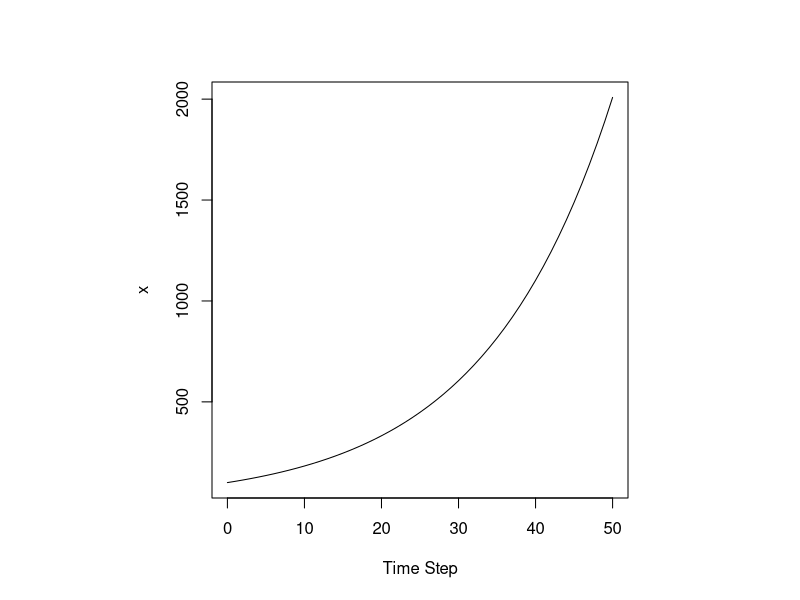
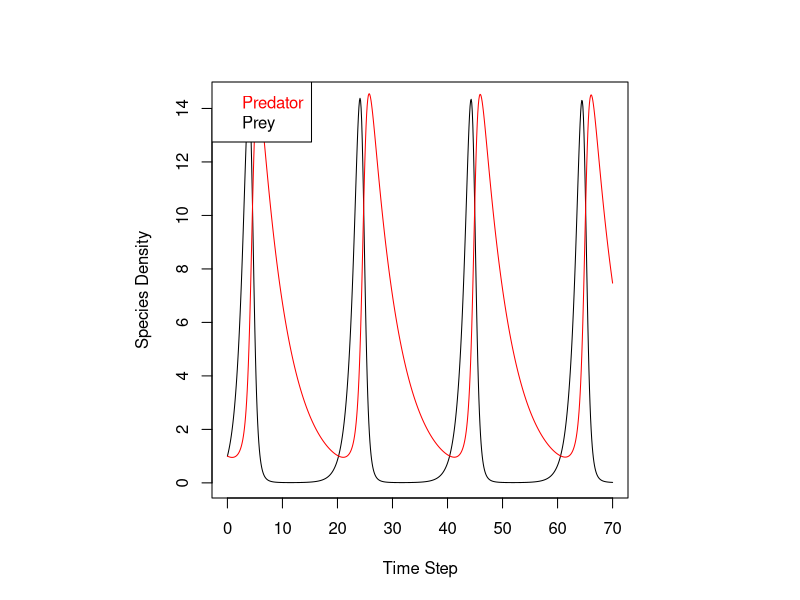
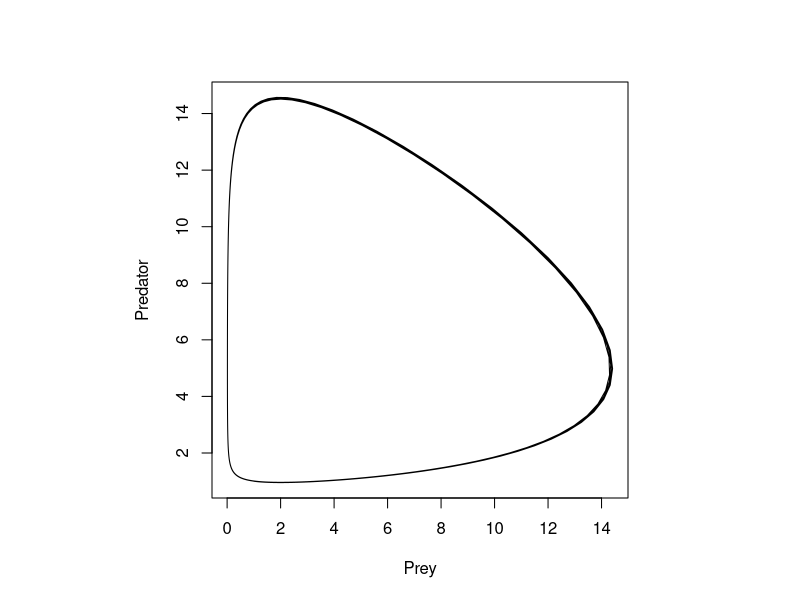

Reproduce these figures in R, in order.
## ---- chunk 1
library(deSolve)

# Define the function
ode_function <- function(t, state, parameters)
{
  with(as.list(c(state)), {
    dx <- 0.06 * x
    
    list(c(dx))
  })
}

# Define function inputs
state <- c(x = 100) # Initial condition (t = 0)
times <- seq(0, 50, 1) # Time steps

# Run function
out <- as.data.frame(ode(state, times, ode_function))

# Plot output
par(pty = "s")
plot(out$time,
     out$x,
     type = "l",
     xlab = "Time Step",
     ylab = "x")

## ---- chunk 2
library(deSolve)

ode_function <- function(t, state, parameters)
{
  with(as.list(c(state)), {
    alpha <- 0.2
    ri <- 1
    m <- 0.2
    gamma <- 0.5
    K <- 10000
    
    dY <- ri * Y * (1 - Y / K) - alpha * R * Y
    dR <- alpha * gamma * R * Y - m * R
    
    list(c(dY, dR))
  })
}
state <- c(Y = 1, R = 1)
times <- seq(0, 70, 0.1)
out <- as.data.frame(ode(state, times, ode_function))

par(pty = "s")
plot(out$time,
     out$Y,
     type = "l",
     xlab = "Time Step",
     ylab = "Species Density")
lines(out$time, out$R, col = "red")
legend("topleft", c("Predator", "Prey"), text.col = c("red", "black"))

## ---- chunk 3
library(deSolve)

interest <- function(t, state, parameters)
{
  with(as.list(c(state)), {
    alpha <- 0.2
    ri <- 1
    m <- 0.2
    gamma <- 0.5
    K <- 10000
    
    dY <- ri * Y * (1 - Y / K) - alpha * R * Y
    dR <- alpha * gamma * R * Y - m * R
    
    list(c(dY, dR))
  })
}
state <- c(Y = 1, R = 1)
times <- seq(0, 70, 0.1)
out <- as.data.frame(ode(state, times, interest))

par(pty = "s")
plot(
  x = out$Y,
  y = out$R,
  type = "l",
  xlab = "Prey",
  ylab = "Predator"
)
